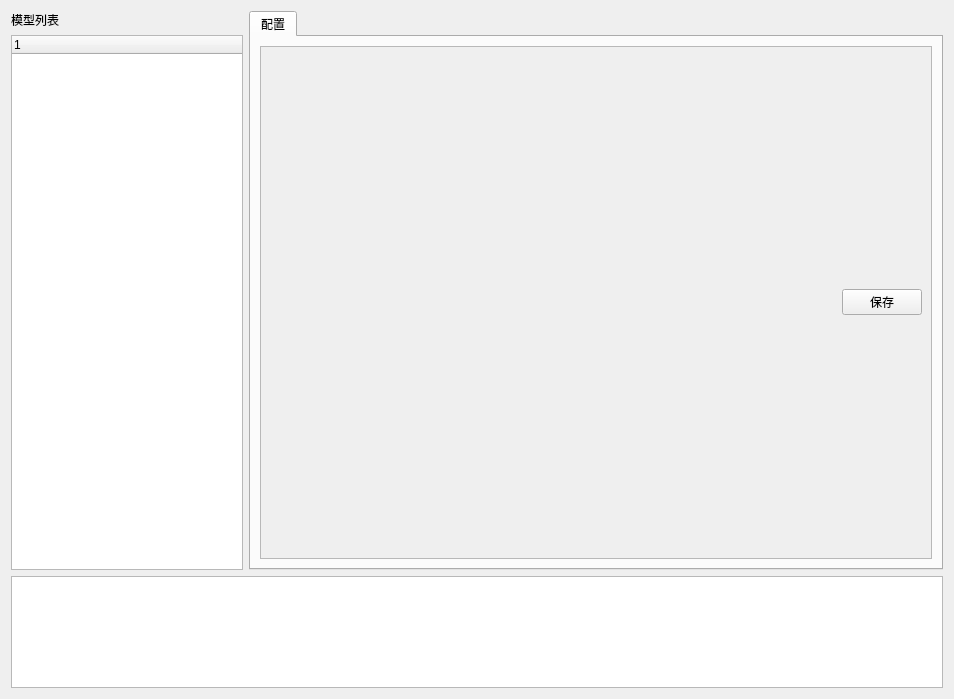
<?xml version="1.0" encoding="UTF-8"?>
<ui version="4.0">
 <class>Form</class>
 <widget class="QWidget" name="Form">
  <property name="geometry">
   <rect>
    <x>0</x>
    <y>0</y>
    <width>954</width>
    <height>699</height>
   </rect>
  </property>
  <property name="windowTitle">
   <string/>
  </property>
  <layout class="QGridLayout" name="gridLayout">
   <item row="0" column="0">
    <layout class="QVBoxLayout" name="verticalLayout_2" stretch="5,1">
     <item>
      <layout class="QHBoxLayout" name="horizontalLayout_2" stretch="1,3">
       <item>
        <layout class="QVBoxLayout" name="verticalLayout" stretch="0,10">
         <item>
          <widget class="QLabel" name="label">
           <property name="text">
            <string>模型列表</string>
           </property>
          </widget>
         </item>
         <item>
          <widget class="QTreeWidget" name="treeModel">
           <column>
            <property name="text">
             <string notr="true">1</string>
            </property>
           </column>
          </widget>
         </item>
        </layout>
       </item>
       <item>
        <widget class="QTabWidget" name="tabWidget">
         <property name="currentIndex">
          <number>0</number>
         </property>
         <widget class="QWidget" name="tab">
          <attribute name="title">
           <string>配置</string>
          </attribute>
          <layout class="QGridLayout" name="gridLayout_4">
           <item row="0" column="0">
            <widget class="QScrollArea" name="scrollArea">
             <property name="widgetResizable">
              <bool>true</bool>
             </property>
             <widget class="QWidget" name="scrollAreaWidgetContents_2">
              <property name="geometry">
               <rect>
                <x>0</x>
                <y>0</y>
                <width>668</width>
                <height>514</height>
               </rect>
              </property>
              <layout class="QGridLayout" name="gridLayout_2">
               <item row="0" column="0">
                <layout class="QVBoxLayout" name="verticalLayout_3" stretch="1,100">
                 <item>
                  <layout class="QHBoxLayout" name="horizontalLayout">
                   <item>
                    <spacer name="horizontalSpacer">
                     <property name="orientation">
                      <enum>Qt::Horizontal</enum>
                     </property>
                     <property name="sizeHint" stdset="0">
                      <size>
                       <width>40</width>
                       <height>20</height>
                      </size>
                     </property>
                    </spacer>
                   </item>
                   <item>
                    <widget class="QPushButton" name="btnSaveCfg">
                     <property name="text">
                      <string>  保存  </string>
                     </property>
                    </widget>
                   </item>
                  </layout>
                 </item>
                 <item>
                  <layout class="QVBoxLayout" name="cfg_layout"/>
                 </item>
                </layout>
               </item>
              </layout>
             </widget>
            </widget>
           </item>
          </layout>
         </widget>
        </widget>
       </item>
      </layout>
     </item>
     <item>
      <widget class="QTextEdit" name="logEdit"/>
     </item>
    </layout>
   </item>
  </layout>
 </widget>
 <resources/>
 <connections/>
</ui>
